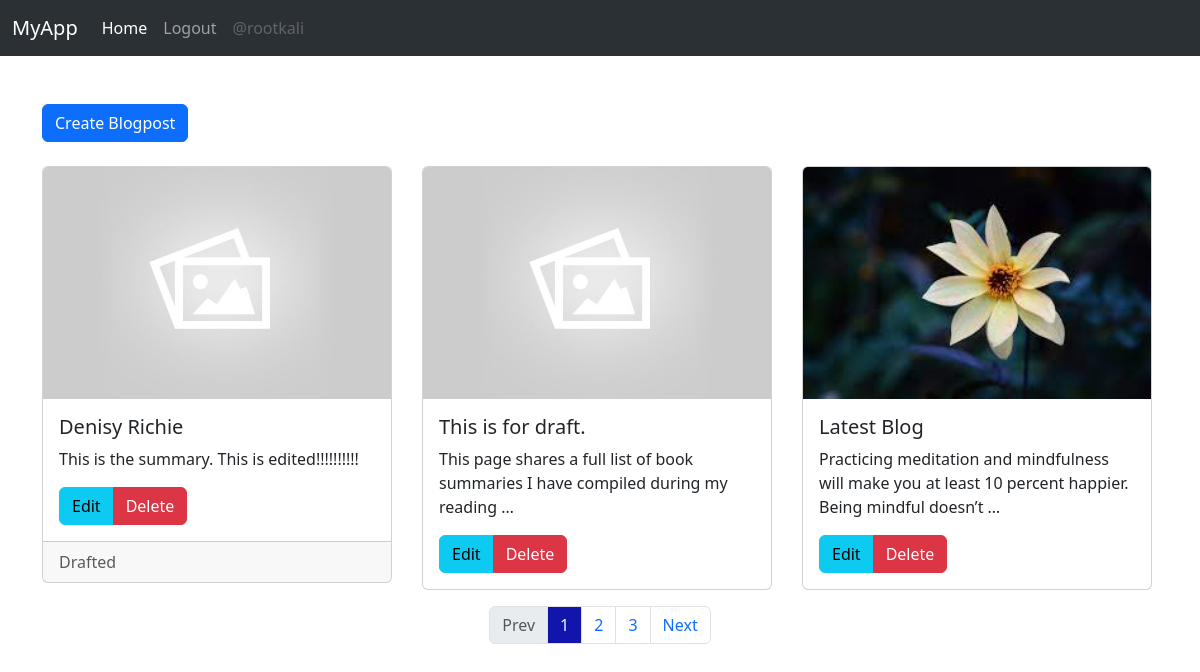
The app's page /doctor-blogposts (signed in) with its own data.
### myapp/models.py (models this page shows, shortened)
class CustomUser(AbstractUser):
    USER_TYPE_CHIOCE = (
        ('doctor', "Doctor"),
        ('patient', "Patient")
    )
    user_type = models.CharField(max_length=100, choices=USER_TYPE_CHIOCE, default='patient')
    first_name = models.CharField(max_length=200, null=True)
    last_name = models.CharField(max_length=200, null=True)
    email = models.EmailField(unique=True, null=True)
    profile_picture = models.ImageField(default='avatar.svg')
    address_line1 = models.CharField(max_length=255)
    city = models.CharField(max_length=200)
    state = models.CharField(max_length=200)
    pincode = models.CharField(max_length=20)

class BlogPost(models.Model):
    title = models.CharField(max_length=200)
    image = models.ImageField(default='default.jpg')
    category = models.ForeignKey(Category, on_delete=models.CASCADE, null=True, blank=True)
    summary = models.TextField(null=True, blank=True)
    content = models.TextField(null=True, blank=True)
    author = models.ForeignKey(CustomUser, on_delete=models.CASCADE)
    is_draft = models.BooleanField(default=False)
    @property
    def imageURL(self):
        try:
            url = self.image.url
        except:
            url = ''
        return url

### myapp/decorators.py (the view)
    def _wrapped_view(request, *args, **kwargs):
        if not request.user.is_authenticated or request.user.user_type!='doctor':
            return redirect('patient-dashboard')
        return view_func(request, *args, **kwargs)

### myapp/utils.py (called while the page is built)
def paginatePosts(request, posts):
    page = request.GET.get('page')
    paginator = Paginator(posts, 3)
    try:
        posts = paginator.page(page)
    except PageNotAnInteger:
        page=1
        posts = paginator.page(page)
    except EmptyPage:
        page = paginator.num_pages
        posts = paginator.page(page)
    ranges = range(1, paginator.num_pages+1)
    return posts, ranges

### myapp/views.py (called while the page is built)
@login_required(login_url='login')
@doctor_required
def doctor_dashboard(request):
    user = request.user
    posts = user.blogpost_set.all()
    posts, ranges = paginatePosts(request, posts)
    context = {'user':user, 'posts':posts, 'ranges':ranges}
    return render(request, 'myapp/doctor_blogposts.html', context)

### myapp/templates/myapp/doctor_blogposts.html (shortened to what this page needs)
{% extends "main.html" %}
{% block content %}
<div class="container">
  <a href="{% url 'create-blogpost' %}" class="btn btn-primary">Create Blogpost</a>
  <br><br>
  <div class="row">
    {% for post in posts %}
    <div class="col-md-4 mb-3">
      <div class="card">
        <img src="{{ post.imageURL }}" class="card-img-top" alt="{{ post.title }}">
        <div class="card-body">
          <h5 class="card-title">{{ post.title }}</h5>
          <p class="card-text">{{ post.summary|truncatewords:15 }}</p>
          <div class="btn-group" role="group" aria-label="Post Actions">
            <a href="{% url 'edit-blogpost' post.id %}" class="btn btn-info">Edit</a>
            <a href="{% url 'delete-blogpost' post.id %}" class="btn btn-danger">Delete</a>
          </div>
        </div>
        {% if post.is_draft %}
        <div class="card-footer text-muted">
          Drafted
        </div>
        {% endif %}
      </div>
    </div>
    {% endfor %}
  </div>
</div>
{% include 'pagination.html' with query_set=posts %}
{% endblock content %}

### templates/navbar.html (shortened to what this page needs)
<nav class="navbar navbar-expand-lg bg-body-tertiary" data-bs-theme="dark">
    <div class="container-fluid">
      <a class="navbar-brand disabled" href="#">MyApp</a>
      <div class="collapse navbar-collapse" id="navbarSupportedContent">
        <ul class="navbar-nav me-auto mb-2 mb-lg-0">
          <li class="nav-item">
            <a class="nav-link active" aria-current="page" href="{% url 'home' %}">Home</a>
          </li>
          {% if request.user.is_authenticated %}
          <li class="nav-item">
            <a class="nav-link" href="{% url 'logout' %}">Logout</a>
          </li>
          <li class="nav-item">
            <a class="nav-link disabled" aria-disabled="true">@{{request.user}}</a>
          </li>
          {% endif %}
        </ul>
      </div>
    </div>
  </nav>

### static/styles/style.css (style rules this page uses)
.card { width: 350px; }

### records on screen
CustomUser: user "rootkali"
BlogPost: imageURL (placeholder picture), title "Denisy Richie", summary "This is the summary. This is edited!!!!!!!!!!", is_draft "Drafted"
BlogPost: imageURL (placeholder picture), title "This is for draft.", summary "This page shares a full list of book summaries I have compiled during my reading …"
BlogPost: imageURL (picture), title "Latest Blog", summary "Practicing meditation and mindfulness will make you at least 10 percent happier. Being mindful doesn’t …"

### other values on screen
{{ page }} "1"
{{ page }} "2" "3"
